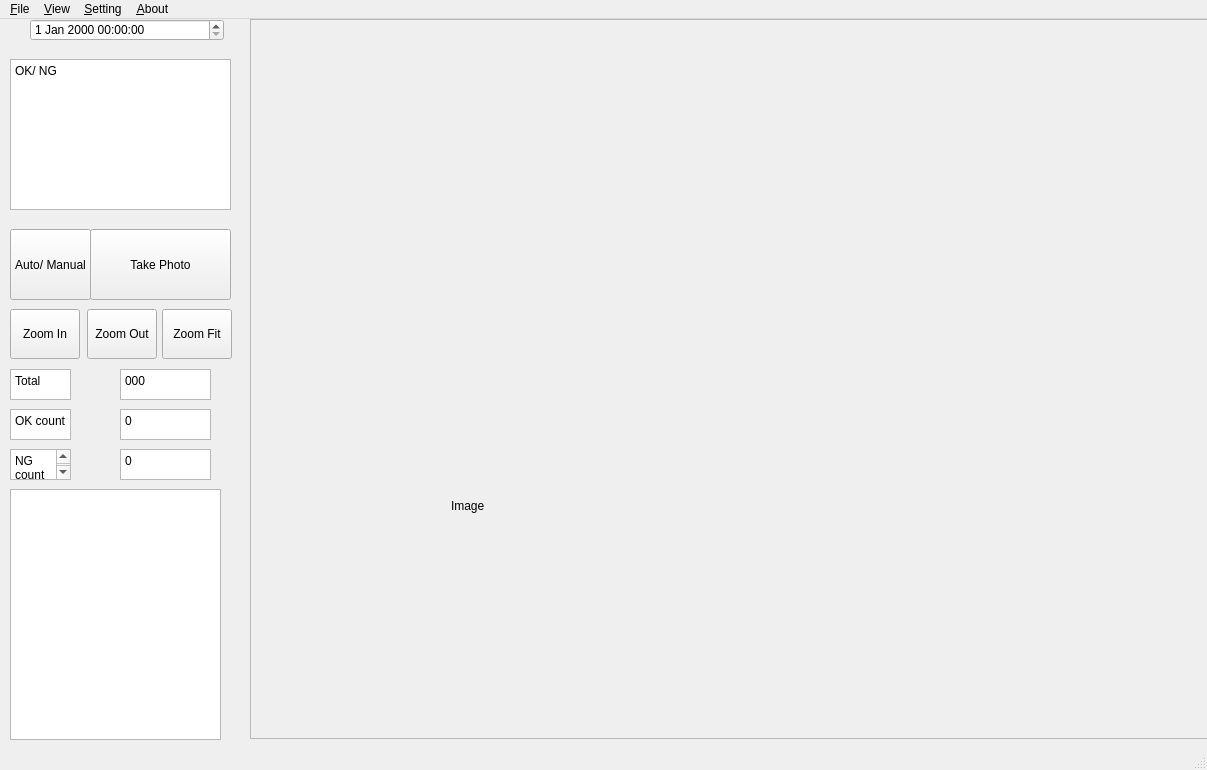
<?xml version="1.0" encoding="UTF-8"?>
<ui version="4.0">
 <class>MainWindow</class>
 <widget class="QMainWindow" name="MainWindow">
  <property name="geometry">
   <rect>
    <x>0</x>
    <y>0</y>
    <width>1207</width>
    <height>770</height>
   </rect>
  </property>
  <property name="sizePolicy">
   <sizepolicy hsizetype="Preferred" vsizetype="Preferred">
    <horstretch>0</horstretch>
    <verstretch>0</verstretch>
   </sizepolicy>
  </property>
  <property name="windowTitle">
   <string>MainWindow</string>
  </property>
  <widget class="QWidget" name="centralwidget">
   <widget class="QPushButton" name="btnFit">
    <property name="geometry">
     <rect>
      <x>162</x>
      <y>290</y>
      <width>70</width>
      <height>50</height>
     </rect>
    </property>
    <property name="text">
     <string>Zoom Fit</string>
    </property>
   </widget>
   <widget class="QPushButton" name="btnZoomOut">
    <property name="geometry">
     <rect>
      <x>87</x>
      <y>290</y>
      <width>70</width>
      <height>50</height>
     </rect>
    </property>
    <property name="text">
     <string>Zoom Out</string>
    </property>
   </widget>
   <widget class="QPushButton" name="btnZoomIn">
    <property name="geometry">
     <rect>
      <x>10</x>
      <y>290</y>
      <width>70</width>
      <height>50</height>
     </rect>
    </property>
    <property name="text">
     <string>Zoom In</string>
    </property>
   </widget>
   <widget class="QPushButton" name="btnTakePhoto">
    <property name="geometry">
     <rect>
      <x>90</x>
      <y>210</y>
      <width>141</width>
      <height>71</height>
     </rect>
    </property>
    <property name="text">
     <string>Take Photo</string>
    </property>
   </widget>
   <widget class="QScrollArea" name="scrollArea">
    <property name="geometry">
     <rect>
      <x>250</x>
      <y>0</y>
      <width>960</width>
      <height>720</height>
     </rect>
    </property>
    <property name="widgetResizable">
     <bool>true</bool>
    </property>
    <widget class="QWidget" name="scrollAreaWidgetContents">
     <property name="geometry">
      <rect>
       <x>0</x>
       <y>0</y>
       <width>958</width>
       <height>718</height>
      </rect>
     </property>
     <widget class="QLabel" name="lblDisplayImage">
      <property name="geometry">
       <rect>
        <x>200</x>
        <y>110</y>
        <width>361</width>
        <height>751</height>
       </rect>
      </property>
      <property name="text">
       <string>Image</string>
      </property>
     </widget>
    </widget>
   </widget>
   <widget class="QPushButton" name="btnAutoman">
    <property name="geometry">
     <rect>
      <x>10</x>
      <y>210</y>
      <width>81</width>
      <height>71</height>
     </rect>
    </property>
    <property name="text">
     <string>Auto/ Manual</string>
    </property>
   </widget>
   <widget class="QDateTimeEdit" name="dateTimeEdit">
    <property name="geometry">
     <rect>
      <x>30</x>
      <y>0</y>
      <width>194</width>
      <height>22</height>
     </rect>
    </property>
   </widget>
   <widget class="QPlainTextEdit" name="lbOKNG">
    <property name="geometry">
     <rect>
      <x>10</x>
      <y>40</y>
      <width>221</width>
      <height>151</height>
     </rect>
    </property>
    <property name="plainText">
     <string>OK/ NG</string>
    </property>
   </widget>
   <widget class="QPlainTextEdit" name="Totalcount">
    <property name="geometry">
     <rect>
      <x>10</x>
      <y>350</y>
      <width>61</width>
      <height>31</height>
     </rect>
    </property>
    <property name="plainText">
     <string>Total</string>
    </property>
   </widget>
   <widget class="QPlainTextEdit" name="lbTotalcount">
    <property name="geometry">
     <rect>
      <x>120</x>
      <y>350</y>
      <width>91</width>
      <height>31</height>
     </rect>
    </property>
    <property name="plainText">
     <string>000</string>
    </property>
   </widget>
   <widget class="QPlainTextEdit" name="lbOKNG_4">
    <property name="geometry">
     <rect>
      <x>10</x>
      <y>390</y>
      <width>61</width>
      <height>31</height>
     </rect>
    </property>
    <property name="plainText">
     <string>OK count</string>
    </property>
   </widget>
   <widget class="QPlainTextEdit" name="lbOkcount1">
    <property name="geometry">
     <rect>
      <x>120</x>
      <y>390</y>
      <width>91</width>
      <height>31</height>
     </rect>
    </property>
    <property name="plainText">
     <string>0</string>
    </property>
   </widget>
   <widget class="QPlainTextEdit" name="lbOKNG_6">
    <property name="geometry">
     <rect>
      <x>10</x>
      <y>430</y>
      <width>61</width>
      <height>31</height>
     </rect>
    </property>
    <property name="plainText">
     <string>NG count </string>
    </property>
   </widget>
   <widget class="QPlainTextEdit" name="lbNgcount">
    <property name="geometry">
     <rect>
      <x>120</x>
      <y>430</y>
      <width>91</width>
      <height>31</height>
     </rect>
    </property>
    <property name="plainText">
     <string>0</string>
    </property>
   </widget>
   <widget class="QPlainTextEdit" name="lbMsg">
    <property name="geometry">
     <rect>
      <x>10</x>
      <y>470</y>
      <width>211</width>
      <height>251</height>
     </rect>
    </property>
   </widget>
  </widget>
  <widget class="QMenuBar" name="menubar">
   <property name="geometry">
    <rect>
     <x>0</x>
     <y>0</y>
     <width>1207</width>
     <height>21</height>
    </rect>
   </property>
   <widget class="QMenu" name="menu_File">
    <property name="title">
     <string>&amp;File</string>
    </property>
    <addaction name="action_Open"/>
    <addaction name="action_Exit"/>
   </widget>
   <widget class="QMenu" name="menu_View">
    <property name="title">
     <string>&amp;View</string>
    </property>
    <addaction name="action_Zoom_In"/>
    <addaction name="action_Zoom_Out"/>
    <addaction name="action_Fit"/>
   </widget>
   <widget class="QMenu" name="menu_Setting">
    <property name="title">
     <string>&amp;Setting</string>
    </property>
    <addaction name="action_Spec"/>
    <addaction name="action_Camera"/>
    <addaction name="action_IO"/>
   </widget>
   <widget class="QMenu" name="menu_About">
    <property name="title">
     <string>&amp;About</string>
    </property>
    <addaction name="action_About"/>
   </widget>
   <addaction name="menu_File"/>
   <addaction name="menu_View"/>
   <addaction name="menu_Setting"/>
   <addaction name="menu_About"/>
  </widget>
  <widget class="QStatusBar" name="statusbar"/>
  <action name="action_Open">
   <property name="text">
    <string>&amp;Open</string>
   </property>
   <property name="shortcut">
    <string>Ctrl+O</string>
   </property>
  </action>
  <action name="action_Exit">
   <property name="text">
    <string>&amp;Exit</string>
   </property>
   <property name="shortcut">
    <string>Ctrl+E</string>
   </property>
  </action>
  <action name="action_About">
   <property name="text">
    <string>&amp;About</string>
   </property>
  </action>
  <action name="action_Spec">
   <property name="text">
    <string>&amp;Spec</string>
   </property>
  </action>
  <action name="action_Camera">
   <property name="text">
    <string>&amp;Camera</string>
   </property>
  </action>
  <action name="action_IO">
   <property name="text">
    <string>&amp;IO</string>
   </property>
  </action>
  <action name="action_Zoom_In">
   <property name="text">
    <string>&amp;Zoom In 25%</string>
   </property>
   <property name="shortcut">
    <string>Ctrl+=</string>
   </property>
  </action>
  <action name="action_Zoom_Out">
   <property name="text">
    <string>&amp;Zoom Out 25%</string>
   </property>
   <property name="shortcut">
    <string>Ctrl+-</string>
   </property>
  </action>
  <action name="action_Fit">
   <property name="text">
    <string>&amp;Fit</string>
   </property>
   <property name="shortcut">
    <string>Ctrl+F</string>
   </property>
  </action>
 </widget>
 <resources/>
 <connections/>
</ui>
